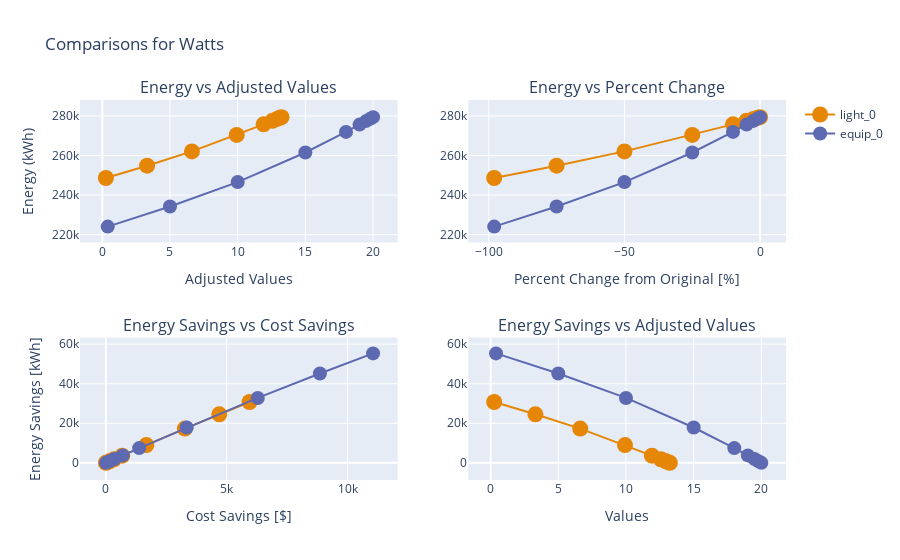
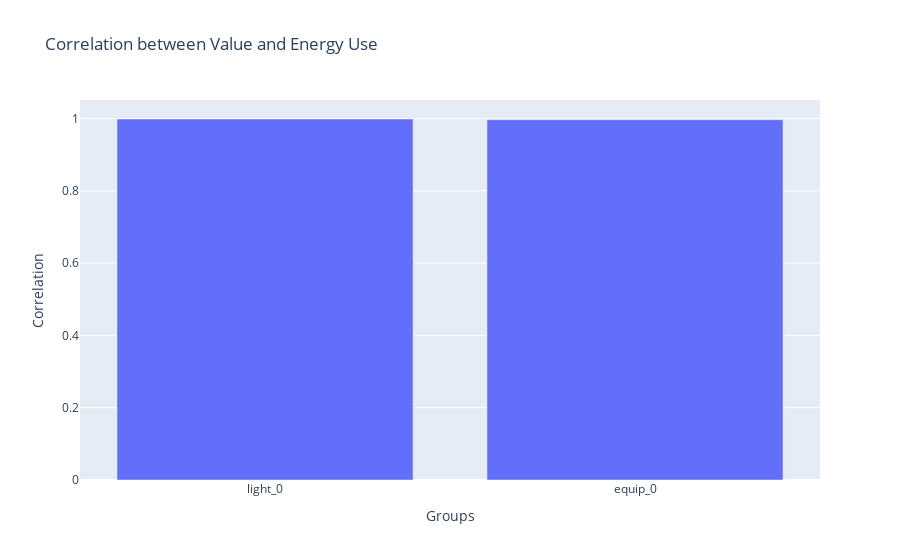

Here is the notebook cell these charts were saved with, in order:
### Markdown cell above
# Lighting, Equip

### Code cell
data = get_group("Watts", False)
four_compare(data[0], data[1], data[2])
correlations(data[1], data[2])

### Figure 1 — Plotly figure (JSON) as saved in the notebook; plotly's stock layout.template omitted (floating-point values rounded to 4 significant figures)
{"data": [{"legendgroup": "Groups", "line": {"color": "rgb(229, 134, 6)"}, "marker": {"size": 16.0}, "mode": "lines+markers", "name": "light_0", "showlegend": true, "type": "scatter", "x": [0.2648, 3.31, 6.62, 9.93, 11.92, 12.58, 12.91, 13.11, 13.24], "xaxis": "x", "y": [248600.0, 254900.0, 262100.0, 270400.0, 275700.0, 277500.0, 278500.0, 279000.0, 279400.0], "yaxis": "y"}, {"legendgroup": "Groups", "line": {"color": "rgb(93, 105, 177)"}, "marker": {"size": 14.0}, "mode": "lines+markers", "name": "equip_0", "showlegend": true, "type": "scatter", "x": [0.4, 5, 10, 15, 18, 19, 19.5, 19.8, 20], "xaxis": "x", "y": [224100.0, 234200.0, 246600.0, 261500.0, 271900.0, 275600.0, 277500.0, 278600.0, 279400.0], "yaxis": "y"}, {"legendgroup": "Groups", "line": {"color": "rgb(229, 134, 6)"}, "marker": {"size": 16.0}, "mode": "lines+markers", "name": "light_0", "showlegend": false, "type": "scatter", "x": [-98, -75, -50, -25, -10, -5, -2.5, -1, 0], "xaxis": "x2", "y": [248600.0, 254900.0, 262100.0, 270400.0, 275700.0, 277500.0, 278500.0, 279000.0, 279400.0], "yaxis": "y2"}, {"legendgroup": "Groups", "line": {"color": "rgb(93, 105, 177)"}, "marker": {"size": 14.0}, "mode": "lines+markers", "name": "equip_0", "showlegend": false, "type": "scatter", "x": [-98, -75, -50, -25, -10, -5, -2.5, -1, 0], "xaxis": "x2", "y": [224100.0, 234200.0, 246600.0, 261500.0, 271900.0, 275600.0, 277500.0, 278600.0, 279400.0], "yaxis": "y2"}, {"legendgroup": "Groups", "line": {"color": "rgb(229, 134, 6)"}, "marker": {"size": 16.0}, "mode": "lines+markers", "name": "light_0", "showlegend": false, "type": "scatter", "x": [5946.0, 4694.0, 3268.0, 1675.0, 677.3, 339.7, 169.8, 67.93, 0], "xaxis": "x3", "y": [30750.0, 24530.0, 17320.0, 9002.0, 3652.0, 1836.0, 919.9, 368.5, 0], "yaxis": "y3"}, {"legendgroup": "Groups", "line": {"color": "rgb(93, 105, 177)"}, "marker": {"size": 14.0}, "mode": "lines+markers", "name": "equip_0", "showlegend": false, "type": "scatter", "x": [11060.0, 8858.0, 6285.0, 3344.0, 1379.0, 696.7, 350.0, 139.9, 0], "xaxis": "x3", "y": [55330.0, 45170.0, 32810.0, 17860.0, 7461.0, 3786.0, 1906.0, 764.9, 0], "yaxis": "y3"}, {"legendgroup": "Groups", "line": {"color": "rgb(229, 134, 6)"}, "marker": {"size": 16.0}, "mode": "lines+markers", "name": "light_0", "showlegend": false, "type": "scatter", "x": [0.2648, 3.31, 6.62, 9.93, 11.92, 12.58, 12.91, 13.11, 13.24], "xaxis": "x4", "y": [30750.0, 24530.0, 17320.0, 9002.0, 3652.0, 1836.0, 919.9, 368.5, 0], "yaxis": "y4"}, {"legendgroup": "Groups", "line": {"color": "rgb(93, 105, 177)"}, "marker": {"size": 14.0}, "mode": "lines+markers", "name": "equip_0", "showlegend": false, "type": "scatter", "x": [0.4, 5, 10, 15, 18, 19, 19.5, 19.8, 20], "xaxis": "x4", "y": [55330.0, 45170.0, 32810.0, 17860.0, 7461.0, 3786.0, 1906.0, 764.9, 0], "yaxis": "y4"}], "layout": {"annotations": [{"font": {"size": 16}, "showarrow": false, "text": "Energy vs Adjusted Values", "x": 0.225, "xanchor": "center", "xref": "paper", "y": 1, "yanchor": "bottom", "yref": "paper"}, {"font": {"size": 16}, "showarrow": false, "text": "Energy vs Percent Change", "x": 0.775, "xanchor": "center", "xref": "paper", "y": 1, "yanchor": "bottom", "yref": "paper"}, {"font": {"size": 16}, "showarrow": false, "text": "Energy Savings vs Cost Savings", "x": 0.225, "xanchor": "center", "xref": "paper", "y": 0.375, "yanchor": "bottom", "yref": "paper"}, {"font": {"size": 16}, "showarrow": false, "text": "Energy Savings vs Adjusted Values", "x": 0.775, "xanchor": "center", "xref": "paper", "y": 0.375, "yanchor": "bottom", "yref": "paper"}], "title": {"text": "Comparisons for Watts"}, "xaxis": {"anchor": "y", "domain": [0, 0.45], "title": {"text": "Adjusted Values"}}, "xaxis2": {"anchor": "y2", "domain": [0.55, 1], "title": {"text": "Percent Change from Original [%]"}}, "xaxis3": {"anchor": "y3", "domain": [0, 0.45], "title": {"text": "Cost Savings [$]"}}, "xaxis4": {"anchor": "y4", "domain": [0.55, 1], "title": {"text": "Values"}}, "yaxis": {"anchor": "x", "domain": [0.625, 1], "title": {"text": "Energy (kWh)"}}, "yaxis2": {"anchor": "x2", "domain": [0.625, 1]}, "yaxis3": {"anchor": "x3", "domain": [0, 0.375], "title": {"text": "Energy Savings [kWh]"}}, "yaxis4": {"anchor": "x4", "domain": [0, 0.375]}}}

### Figure 2 — Plotly figure (JSON) as saved in the notebook; plotly's stock layout.template omitted (floating-point values rounded to 4 significant figures)
{"data": [{"type": "bar", "x": ["light_0", "equip_0"], "y": [0.9988, 0.9969]}], "layout": {"title": {"text": "Correlation between Value and Energy Use"}, "xaxis": {"title": {"text": "Groups"}}, "yaxis": {"title": {"text": "Correlation"}}}}
